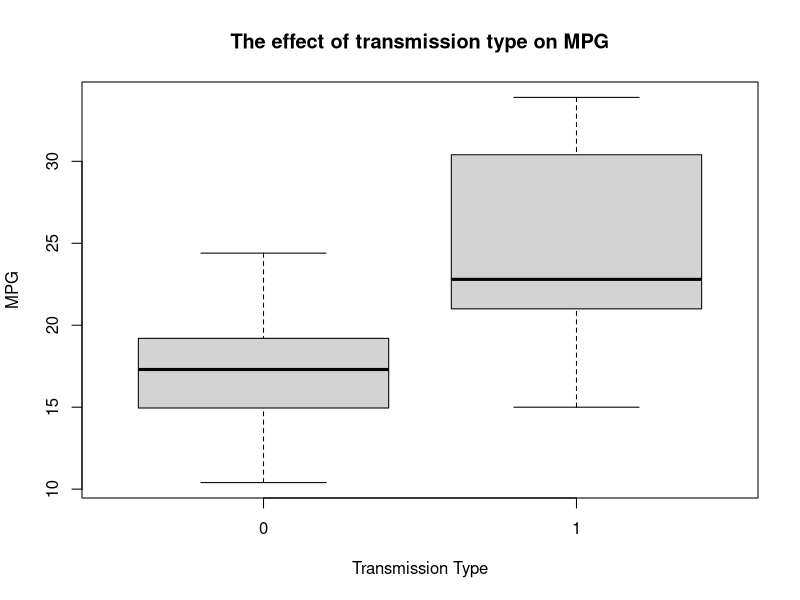
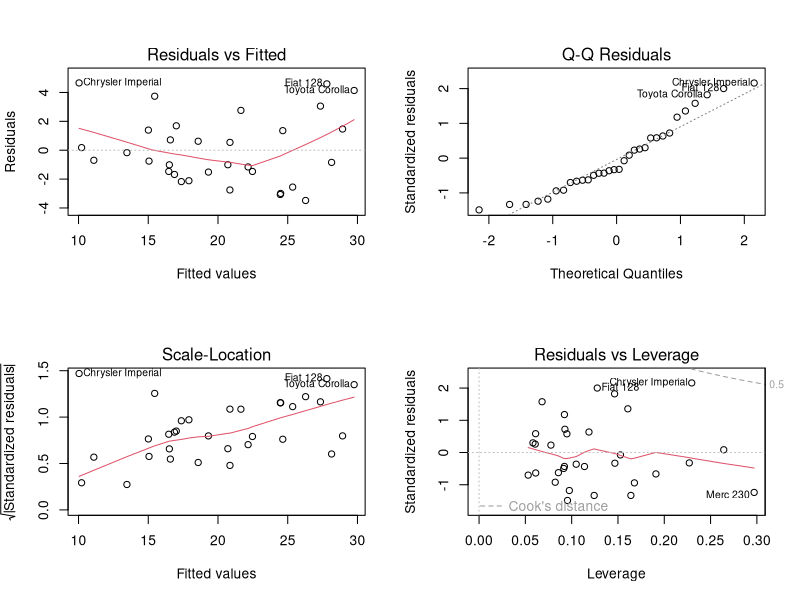

The R source for these figures, in order:
## ---- chunk 1
library(dplyr)
library(car)
## ---- chunk 2
data(mtcars)
head(mtcars)
## ---- chunk 3
mtcars %>% select(mpg, am) %>% group_by(am) %>% summarise(mean(mpg), sd(mpg))
## ---- chunk 4
boxplot(mpg~am, data = mtcars, main = "The effect of transmission type on MPG", xlab = "Transmission Type", ylab="MPG")
## ---- chunk 5
t.test(mpg~am, data = mtcars, alternative = c("less"))
## ---- chunk 6
fit <- lm(mpg~am, mtcars)
summary(fit)
## ---- chunk 7

fit2 <- lm(mpg~., mtcars)
model <- step(fit2, direction = c("backward"))
## ---- chunk 8
summary(model)
## ---- chunk 9
par(mfrow = c(2,2))
plot(model)
## ---- chunk 10
cor(model$residuals, mtcars$am)
## ---- chunk 11
shapiro.test(model$residuals)
## ---- chunk 12
mean(model$residuals)
mean(model$residuals)^2
## ---- chunk 13
library(car)
vif(model)
